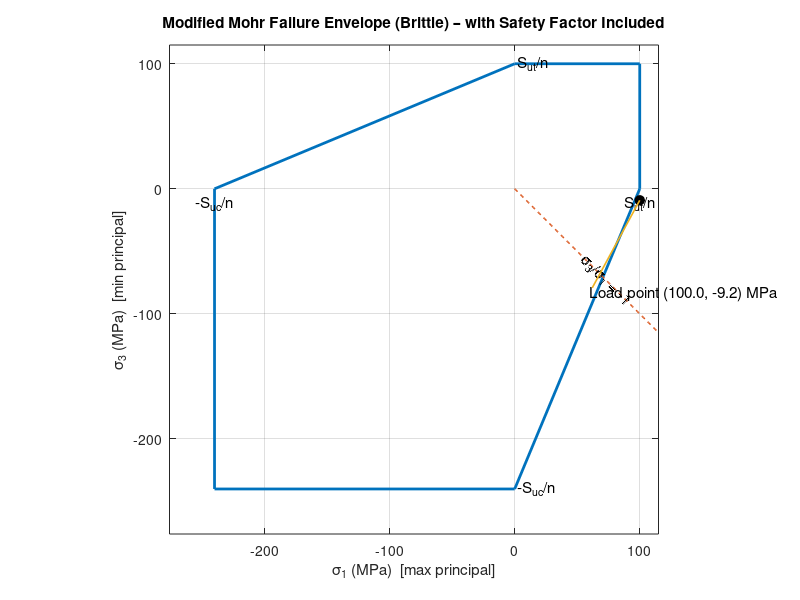

Here is the MATLAB script that generated this plot:
%% HW3 – Problem 2c: Modified Mohr failure envelope + load point (MATLAB)
%  Plots the brittle "Modified Mohr" envelope in the (sigma1, sigma3) plane
%  (sigma1 = max principal, sigma3 = min principal), INCLUDING safety factor n,
%  and plots the load point from the given stress state in Problem 2.
%
%  Given stress state (from HW3 #2):
%     sigma_x = 900e3 / t   (Pa)   ,  sigma_y = 0
%     tau_xy  = 300e3 / t   (Pa)
%
%  Material (Problem 2c):
%     Sut = 250 MPa, Suc = 600 MPa, n = 2.5

clear; clc; close all;

%% -------------------- Inputs --------------------
Sut = 250;     % MPa (ultimate tensile strength)
Suc = 600;     % MPa (ultimate compressive strength magnitude)
n   = 2.5;     % safety factor

% Stress expressions: sigma_x = coeff/t, tau_xy = coeff/t  (Pa, with t in meters)
sigma_x_coeff = 900e3;   % Pa*m
tau_coeff     = 300e3;   % Pa*m

%% -------------------- Allowables (with n) --------------------
Sut_allow = Sut / n;     % MPa
Suc_allow = Suc / n;     % MPa  (still positive magnitude; use -Suc_allow on plot)

%% -------------------- Pick thickness t --------------------
% Option A: set t manually (meters)
% t = 10e-3;

% Option B (recommended for 2c): choose t that just meets Region-A limit: sigma1 = Sut_allow
% sigma1(t) = 0.5*sigma_x + sqrt((0.5*sigma_x)^2 + tau^2) = (sigma1_coeff)/t
sigma1_coeff_Pa_m = 0.5*sigma_x_coeff + sqrt((0.5*sigma_x_coeff)^2 + (tau_coeff)^2);
t = sigma1_coeff_Pa_m / (Sut_allow * 1e6);   % meters

%% -------------------- Compute stress state at this t --------------------
sigma_x = (sigma_x_coeff / t) / 1e6;   % MPa
sigma_y = 0;                           % MPa
tau_xy  = (tau_coeff     / t) / 1e6;   % MPa

% Principal stresses (plane stress)
avg = 0.5*(sigma_x + sigma_y);
R   = sqrt( (0.5*(sigma_x - sigma_y))^2 + tau_xy^2 );
s1  = avg + R;
s2  = avg - R;
s3  = 0;

% Order so sigma1 >= sigma2 >= sigma3
s = sort([s1 s2 s3],'descend');
sigma1 = s(1); sigma2 = s(2); sigma3 = s(3);

%% -------------------- Modified Mohr Envelope (with safety factor included) --------------------
% In the (sigma1, sigma3) plane, the common "modified Mohr" envelope sketch is a
% polygon with corners at:
%   (0, +Sut_allow), (+Sut_allow, +Sut_allow), (+Sut_allow, 0),
%   (0, -Suc_allow), (-Suc_allow, -Suc_allow), (-Suc_allow, 0), back to start.

env_x = [ 0,  Sut_allow,  Sut_allow, 0, -Suc_allow, -Suc_allow, 0 ];
env_y = [ Sut_allow, Sut_allow, 0, -Suc_allow, -Suc_allow, 0, Sut_allow ];

%% -------------------- Plot --------------------
figure('Color','w'); hold on; grid on; box on;

plot(env_x, env_y, 'LineWidth', 2);                          % envelope
plot(sigma1, sigma3, 'ko', 'MarkerFaceColor','k', ...
     'MarkerSize', 7);                                      % load point

% Divider line often used in class sketches: sigma3/sigma1 = -1
xx = linspace(0, Sut_allow*1.15, 200);
plot(xx, -xx, '--', 'LineWidth', 1.2);

xlabel('\sigma_1 (MPa)  [max principal]');
ylabel('\sigma_3 (MPa)  [min principal]');
title('Modified Mohr Failure Envelope (Brittle) – with Safety Factor Included');

% Annotate key strengths
text(Sut_allow, -0.05*Suc_allow, 'S_{ut}/n', 'HorizontalAlignment','center', 'FontSize',11);
text(-Suc_allow, -0.05*Suc_allow, '-S_{uc}/n', 'HorizontalAlignment','center', 'FontSize',11);
text(0.02*Sut_allow, Sut_allow, 'S_{ut}/n', 'VerticalAlignment','middle', 'FontSize',11);
text(0.02*Sut_allow, -Suc_allow, '-S_{uc}/n', 'VerticalAlignment','middle', 'FontSize',11);
text(Sut_allow*0.55, -Sut_allow*0.55, '\sigma_3/\sigma_1 = -1', ...
     'Rotation', -45, 'FontSize', 11);

% Label load point
txt = sprintf('Load point (%.1f, %.1f) MPa', sigma1, sigma3);
text(sigma1*0.60, -Suc_allow*0.35, txt, 'FontSize', 11);
plot([sigma1, sigma1*0.62], [sigma3, -Suc_allow*0.33], 'LineWidth', 1.2);

% Nice limits
pad = 0.15;
xlim([-Suc_allow*(1+pad), Sut_allow*(1+pad)]);
ylim([-Suc_allow*(1+pad), Sut_allow*(1+pad)]);
axis equal;

%% -------------------- Print key results --------------------
fprintf('--- Problem 2c results (with safety factor n=%.2f) ---\n', n);
fprintf('Designed thickness t = %.4f mm\n', t*1e3);
fprintf('sigma_x = %.2f MPa, tau_xy = %.2f MPa\n', sigma_x, tau_xy);
fprintf('Principal stresses: sigma1=%.2f MPa, sigma2=%.2f MPa, sigma3=%.2f MPa\n', ...
        sigma1, sigma2, sigma3);
